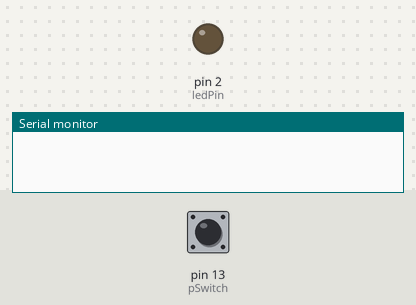
A sketch run on a simulated Arduino Uno, built with avr-gcc and run on an emulated ATmega328P. On the bench: output pins drawn as LEDs (lit = HIGH), the last lines printed to the serial monitor. The test bench sets the inputs (shaded band); at power-on: pin 13 (pSwitch) LOW.

Above: at 1.2 s.
1.3 s: pin 13 (pSwitch) pulled HIGH for 3.2 s
At 5.6 s:
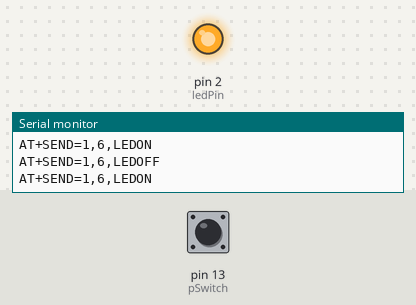
6.0 s: pin 13 (pSwitch) pulled HIGH for 0.15 s
At 6.9 s:
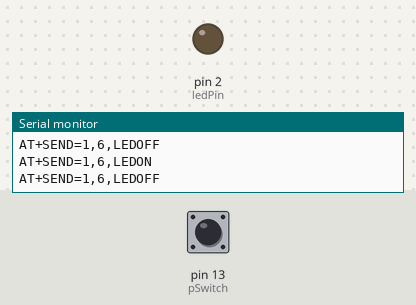
Timing chart, 0 to 9.0 s (numbered marks = the images above; inputs shaded):
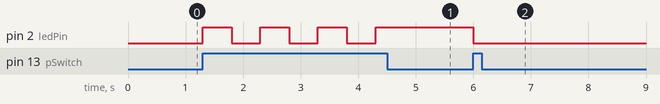

The sketch:

tx_lora.ino
```cpp
#define ledPin 2
#define pSwitch 13
int toggleState_1 = 0; //Define integer to remember the toggle state

void setup() {
  // put your setup code here, to run once:
  Serial.begin(115200);
  pinMode(ledPin, OUTPUT);
  pinMode(pSwitch, INPUT);
}

void loop() {
  // put your main code here, to run repeatedly:

  if (digitalRead(pSwitch) == HIGH){
    if (toggleState_1 == 0) {
      Serial.println("AT+SEND=1,6,LEDON");
      digitalWrite(ledPin, HIGH);
      toggleState_1 = 1;
      delay(500);
    }
    else {
      Serial.println("AT+SEND=1,6,LEDOFF");
      digitalWrite(ledPin, LOW);
      toggleState_1 = 0;
      delay(500);
    }
  }

}
```

Measured:
- after the input at 1.3 s, pin 2 (ledPin): alternates HIGH for 0.50 s and LOW for 0.50 s, 7 changes in all, then stays HIGH, starting at once
- after the input at 6.0 s, pin 2 (ledPin): HIGH → LOW at once
